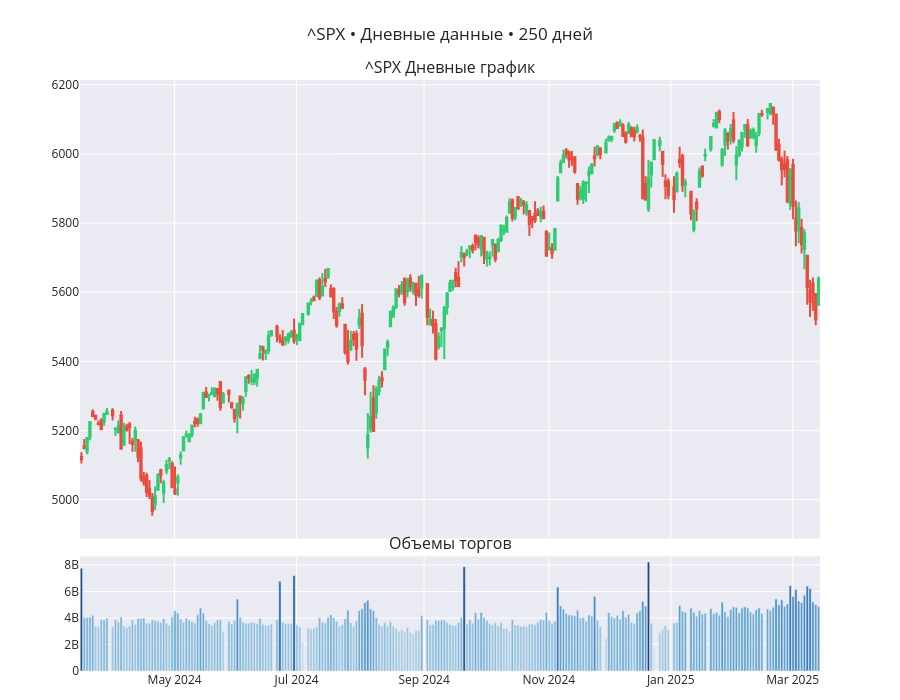

This figure's notebook cell:
### Code cell
stocks_viz.plot_candlestick_with_volume('^SPX', periods=250)

### Figure 1 — Plotly figure (JSON) as saved in the notebook; plotly's stock layout.template omitted (floating-point values rounded to 4 significant figures; data arrays with more than 128 entries replaced by an {"elided": "..."} marker saying what was removed)
{"data": [{"close": {"elided": "250 float values"}, "decreasing": {"line": {"color": "#E74C3C"}}, "high": {"elided": "250 float values"}, "increasing": {"line": {"color": "#2ECC71"}}, "low": {"elided": "250 float values"}, "name": "Цена", "open": {"elided": "250 float values"}, "type": "candlestick", "x": {"elided": "250 str values"}, "xaxis": "x", "yaxis": "y"}, {"marker": {"cmax": 8223220000, "cmin": 0, "color": {"elided": "250 int values"}, "colorscale": [[0, "rgb(247,251,255)"], [0.125, "rgb(222,235,247)"], [0.25, "rgb(198,219,239)"], [0.375, "rgb(158,202,225)"], [0.5, "rgb(107,174,214)"], [0.625, "rgb(66,146,198)"], [0.75, "rgb(33,113,181)"], [0.875, "rgb(8,81,156)"], [1, "rgb(8,48,107)"]], "opacity": 0.9}, "name": "Объем", "type": "bar", "x": {"elided": "250 str values"}, "xaxis": "x2", "y": {"elided": "250 int values"}, "yaxis": "y2"}], "layout": {"annotations": [{"font": {"size": 16}, "showarrow": false, "text": "^SPX Дневные график", "x": 0.5, "xanchor": "center", "xref": "paper", "y": 1, "yanchor": "bottom", "yref": "paper"}, {"font": {"size": 16}, "showarrow": false, "text": "Объемы торгов", "x": 0.5, "xanchor": "center", "xref": "paper", "y": 0.194, "yanchor": "bottom", "yref": "paper"}], "height": 700, "margin": {"b": 20, "t": 80}, "showlegend": false, "title": {"text": "^SPX • Дневные данные • 250 дней"}, "xaxis": {"anchor": "y", "domain": [0, 1], "matches": "x2", "rangebreaks": [{"bounds": ["sat", "mon"]}], "rangeslider": {"visible": false}, "showticklabels": false, "tickformat": "%d.%m.%Y"}, "xaxis2": {"anchor": "y2", "domain": [0, 1]}, "yaxis": {"anchor": "x", "domain": [0.224, 1]}, "yaxis2": {"anchor": "x2", "domain": [0, 0.194]}}}
